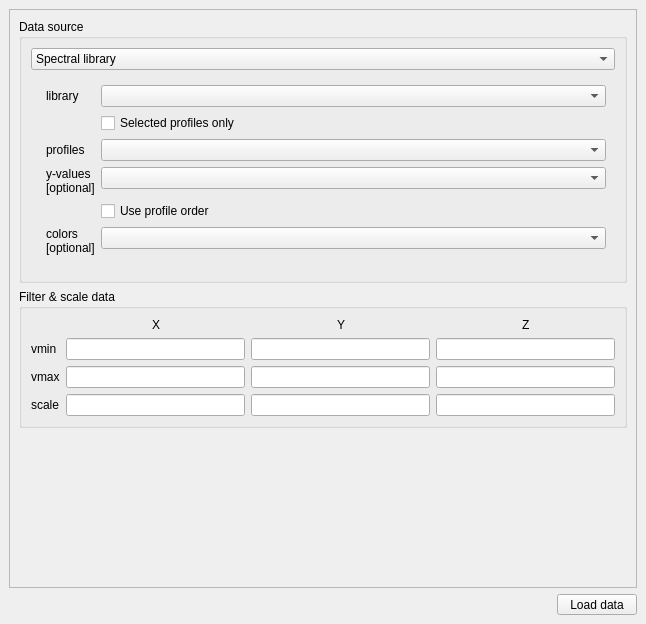
<?xml version="1.0" encoding="UTF-8"?>
<ui version="4.0">
 <class>gsDockWidget</class>
 <widget class="QgsDockWidget" name="gsDockWidget">
  <property name="geometry">
   <rect>
    <x>0</x>
    <y>0</y>
    <width>646</width>
    <height>624</height>
   </rect>
  </property>
  <property name="features">
   <set>QDockWidget::DockWidgetFeature::DockWidgetFloatable|QDockWidget::DockWidgetFeature::DockWidgetMovable</set>
  </property>
  <property name="windowTitle">
   <string>Data</string>
  </property>
  <widget class="QWidget" name="dockWidgetContents">
   <layout class="QVBoxLayout" name="verticalLayout">
    <item>
     <widget class="QScrollArea" name="scrollArea">
      <property name="widgetResizable">
       <bool>true</bool>
      </property>
      <widget class="QWidget" name="scrollAreaWidgetContents">
       <property name="geometry">
        <rect>
         <x>0</x>
         <y>0</y>
         <width>624</width>
         <height>550</height>
        </rect>
       </property>
       <layout class="QVBoxLayout" name="verticalLayout_3">
        <item>
         <widget class="QGroupBox" name="groupBox_3">
          <property name="title">
           <string>Data source</string>
          </property>
          <layout class="QVBoxLayout" name="verticalLayout_10">
           <item>
            <widget class="QComboBox" name="mDataFormat">
             <property name="sizePolicy">
              <sizepolicy hsizetype="Expanding" vsizetype="Fixed">
               <horstretch>0</horstretch>
               <verstretch>0</verstretch>
              </sizepolicy>
             </property>
             <property name="currentIndex">
              <number>1</number>
             </property>
             <item>
              <property name="text">
               <string>Long-format table</string>
              </property>
             </item>
             <item>
              <property name="text">
               <string>Spectral library</string>
              </property>
             </item>
             <item>
              <property name="text">
               <string>Image collection</string>
              </property>
             </item>
            </widget>
           </item>
           <item>
            <layout class="QFormLayout" name="formLayout_5">
             <property name="leftMargin">
              <number>0</number>
             </property>
             <property name="topMargin">
              <number>0</number>
             </property>
             <item row="1" column="1">
              <widget class="QStackedWidget" name="stackedWidget">
               <property name="currentIndex">
                <number>1</number>
               </property>
               <widget class="QWidget" name="page">
                <layout class="QVBoxLayout" name="verticalLayout_4">
                 <item>
                  <layout class="QFormLayout" name="formLayout_6">
                   <property name="leftMargin">
                    <number>0</number>
                   </property>
                   <property name="topMargin">
                    <number>0</number>
                   </property>
                   <item row="1" column="0">
                    <widget class="QLabel" name="label_39">
                     <property name="sizePolicy">
                      <sizepolicy hsizetype="Fixed" vsizetype="Preferred">
                       <horstretch>0</horstretch>
                       <verstretch>0</verstretch>
                      </sizepolicy>
                     </property>
                     <property name="text">
                      <string>x-values</string>
                     </property>
                    </widget>
                   </item>
                   <item row="1" column="1">
                    <widget class="QgsFieldComboBox" name="mFieldLfX">
                     <property name="toolTip">
                      <string>Values used as x-coordinates.</string>
                     </property>
                    </widget>
                   </item>
                   <item row="2" column="0">
                    <widget class="QLabel" name="label_37">
                     <property name="sizePolicy">
                      <sizepolicy hsizetype="Fixed" vsizetype="Preferred">
                       <horstretch>0</horstretch>
                       <verstretch>0</verstretch>
                      </sizepolicy>
                     </property>
                     <property name="text">
                      <string>y-values</string>
                     </property>
                    </widget>
                   </item>
                   <item row="2" column="1">
                    <widget class="QgsFieldComboBox" name="mFieldLfY">
                     <property name="toolTip">
                      <string>Values used as y-coordinates.</string>
                     </property>
                    </widget>
                   </item>
                   <item row="3" column="0">
                    <widget class="QLabel" name="label_40">
                     <property name="sizePolicy">
                      <sizepolicy hsizetype="Fixed" vsizetype="Preferred">
                       <horstretch>0</horstretch>
                       <verstretch>0</verstretch>
                      </sizepolicy>
                     </property>
                     <property name="text">
                      <string>z-values</string>
                     </property>
                    </widget>
                   </item>
                   <item row="3" column="1">
                    <widget class="QgsFieldComboBox" name="mFieldLfZ">
                     <property name="toolTip">
                      <string>Values used as z-coordinates.</string>
                     </property>
                    </widget>
                   </item>
                   <item row="0" column="1">
                    <widget class="QgsMapLayerComboBox" name="mTable">
                     <property name="allowEmptyLayer">
                      <bool>true</bool>
                     </property>
                    </widget>
                   </item>
                   <item row="0" column="0">
                    <widget class="QLabel" name="label_45">
                     <property name="sizePolicy">
                      <sizepolicy hsizetype="Fixed" vsizetype="Preferred">
                       <horstretch>0</horstretch>
                       <verstretch>0</verstretch>
                      </sizepolicy>
                     </property>
                     <property name="text">
                      <string>table</string>
                     </property>
                    </widget>
                   </item>
                  </layout>
                 </item>
                </layout>
               </widget>
               <widget class="QWidget" name="page_2">
                <layout class="QVBoxLayout" name="verticalLayout_6">
                 <item>
                  <layout class="QFormLayout" name="formLayout">
                   <item row="4" column="0">
                    <widget class="QLabel" name="label_41">
                     <property name="sizePolicy">
                      <sizepolicy hsizetype="Fixed" vsizetype="Preferred">
                       <horstretch>0</horstretch>
                       <verstretch>0</verstretch>
                      </sizepolicy>
                     </property>
                     <property name="text">
                      <string>profiles</string>
                     </property>
                    </widget>
                   </item>
                   <item row="4" column="1">
                    <widget class="QgsFieldComboBox" name="mFieldLibraryProfiles">
                     <property name="toolTip">
                      <string>Wavelength is used as x-coordinates.
 Reflectance is used as z-coordinates.</string>
                     </property>
                    </widget>
                   </item>
                   <item row="5" column="0">
                    <widget class="QLabel" name="label_43">
                     <property name="sizePolicy">
                      <sizepolicy hsizetype="Fixed" vsizetype="Preferred">
                       <horstretch>0</horstretch>
                       <verstretch>0</verstretch>
                      </sizepolicy>
                     </property>
                     <property name="text">
                      <string>y-values
[optional]</string>
                     </property>
                    </widget>
                   </item>
                   <item row="7" column="0">
                    <widget class="QLabel" name="label_42">
                     <property name="sizePolicy">
                      <sizepolicy hsizetype="Fixed" vsizetype="Preferred">
                       <horstretch>0</horstretch>
                       <verstretch>0</verstretch>
                      </sizepolicy>
                     </property>
                     <property name="text">
                      <string>colors
[optional]</string>
                     </property>
                    </widget>
                   </item>
                   <item row="5" column="1">
                    <widget class="QgsFieldComboBox" name="mFieldLibraryY">
                     <property name="toolTip">
                      <string>Values used as y-coordinates.</string>
                     </property>
                     <property name="allowEmptyFieldName">
                      <bool>true</bool>
                     </property>
                    </widget>
                   </item>
                   <item row="7" column="1">
                    <widget class="QgsFieldComboBox" name="mFieldLibraryC">
                     <property name="toolTip">
                      <string>Values used for coloring.</string>
                     </property>
                     <property name="allowEmptyFieldName">
                      <bool>true</bool>
                     </property>
                    </widget>
                   </item>
                   <item row="2" column="1">
                    <widget class="QgsMapLayerComboBox" name="mLibrary">
                     <property name="allowEmptyLayer">
                      <bool>true</bool>
                     </property>
                    </widget>
                   </item>
                   <item row="2" column="0">
                    <widget class="QLabel" name="label_44">
                     <property name="sizePolicy">
                      <sizepolicy hsizetype="Fixed" vsizetype="Preferred">
                       <horstretch>0</horstretch>
                       <verstretch>0</verstretch>
                      </sizepolicy>
                     </property>
                     <property name="text">
                      <string>library</string>
                     </property>
                    </widget>
                   </item>
                   <item row="3" column="1">
                    <widget class="QCheckBox" name="mLibrarySelectedOnly">
                     <property name="text">
                      <string>Selected profiles only</string>
                     </property>
                    </widget>
                   </item>
                   <item row="6" column="1">
                    <widget class="QCheckBox" name="mFieldLibraryYSorted">
                     <property name="toolTip">
                      <string>Sort profiles by their Y values, but plot them at consecutive positions (1, 2, 3, ...) instead of using the actual Y values.</string>
                     </property>
                     <property name="text">
                      <string>Use profile order</string>
                     </property>
                    </widget>
                   </item>
                  </layout>
                 </item>
                </layout>
               </widget>
               <widget class="QWidget" name="page_3">
                <layout class="QFormLayout" name="formLayout_4">
                 <item row="0" column="0">
                  <widget class="QLabel" name="label_49">
                   <property name="sizePolicy">
                    <sizepolicy hsizetype="Fixed" vsizetype="Preferred">
                     <horstretch>0</horstretch>
                     <verstretch>0</verstretch>
                    </sizepolicy>
                   </property>
                   <property name="text">
                    <string>Image collection</string>
                   </property>
                  </widget>
                 </item>
                 <item row="0" column="1">
                  <widget class="QgsMapLayerComboBox" name="mCollection">
                   <property name="allowEmptyLayer">
                    <bool>true</bool>
                   </property>
                  </widget>
                 </item>
                 <item row="1" column="0">
                  <widget class="QLabel" name="label_51">
                   <property name="sizePolicy">
                    <sizepolicy hsizetype="Fixed" vsizetype="Preferred">
                     <horstretch>0</horstretch>
                     <verstretch>0</verstretch>
                    </sizepolicy>
                   </property>
                   <property name="text">
                    <string>y-values
[optional]</string>
                   </property>
                  </widget>
                 </item>
                 <item row="1" column="1">
                  <widget class="QgsFieldComboBox" name="mFieldCollectionY">
                   <property name="toolTip">
                    <string>Wavelength is used as x-coordinates.
 Reflectance is used as z-coordinates.</string>
                   </property>
                   <property name="allowEmptyFieldName">
                    <bool>true</bool>
                   </property>
                  </widget>
                 </item>
                 <item row="2" column="0">
                  <widget class="QLabel" name="label_50">
                   <property name="sizePolicy">
                    <sizepolicy hsizetype="Fixed" vsizetype="Preferred">
                     <horstretch>0</horstretch>
                     <verstretch>0</verstretch>
                    </sizepolicy>
                   </property>
                   <property name="text">
                    <string>colors
[optional]</string>
                   </property>
                  </widget>
                 </item>
                 <item row="2" column="1">
                  <widget class="QgsFieldComboBox" name="mFieldCollectionC">
                   <property name="toolTip">
                    <string>Values used for coloring.</string>
                   </property>
                   <property name="allowEmptyFieldName">
                    <bool>true</bool>
                   </property>
                  </widget>
                 </item>
                </layout>
               </widget>
              </widget>
             </item>
             <item row="2" column="1">
              <spacer name="verticalSpacer_2">
               <property name="orientation">
                <enum>Qt::Orientation::Vertical</enum>
               </property>
               <property name="sizeHint" stdset="0">
                <size>
                 <width>1</width>
                 <height>1</height>
                </size>
               </property>
              </spacer>
             </item>
            </layout>
           </item>
          </layout>
         </widget>
        </item>
        <item>
         <widget class="QGroupBox" name="groupBox_4">
          <property name="minimumSize">
           <size>
            <width>0</width>
            <height>0</height>
           </size>
          </property>
          <property name="title">
           <string>Filter &amp;&amp; scale data</string>
          </property>
          <layout class="QGridLayout" name="gridLayout_3">
           <item row="1" column="0">
            <widget class="QLabel" name="label_63">
             <property name="sizePolicy">
              <sizepolicy hsizetype="Fixed" vsizetype="Preferred">
               <horstretch>0</horstretch>
               <verstretch>0</verstretch>
              </sizepolicy>
             </property>
             <property name="text">
              <string>vmin</string>
             </property>
            </widget>
           </item>
           <item row="1" column="3">
            <widget class="QgsFilterLineEdit" name="mZMin">
             <property name="qgisRelation" stdset="0">
              <string notr="true"/>
             </property>
            </widget>
           </item>
           <item row="1" column="1">
            <widget class="QgsFilterLineEdit" name="mXMin">
             <property name="qgisRelation" stdset="0">
              <string notr="true"/>
             </property>
            </widget>
           </item>
           <item row="3" column="3">
            <widget class="QgsFilterLineEdit" name="mZScale">
             <property name="text">
              <string/>
             </property>
             <property name="value">
              <string/>
             </property>
             <property name="qgisRelation" stdset="0">
              <string notr="true"/>
             </property>
            </widget>
           </item>
           <item row="0" column="2">
            <layout class="QHBoxLayout" name="horizontalLayout_17">
             <item>
              <spacer name="horizontalSpacer_23">
               <property name="orientation">
                <enum>Qt::Orientation::Horizontal</enum>
               </property>
               <property name="sizeHint" stdset="0">
                <size>
                 <width>5</width>
                 <height>5</height>
                </size>
               </property>
              </spacer>
             </item>
             <item>
              <widget class="QLabel" name="label_12">
               <property name="sizePolicy">
                <sizepolicy hsizetype="Fixed" vsizetype="Preferred">
                 <horstretch>0</horstretch>
                 <verstretch>0</verstretch>
                </sizepolicy>
               </property>
               <property name="layoutDirection">
                <enum>Qt::LayoutDirection::LeftToRight</enum>
               </property>
               <property name="text">
                <string>Y</string>
               </property>
              </widget>
             </item>
             <item>
              <spacer name="horizontalSpacer_24">
               <property name="orientation">
                <enum>Qt::Orientation::Horizontal</enum>
               </property>
               <property name="sizeHint" stdset="0">
                <size>
                 <width>5</width>
                 <height>5</height>
                </size>
               </property>
              </spacer>
             </item>
            </layout>
           </item>
           <item row="3" column="1">
            <widget class="QgsFilterLineEdit" name="mXScale">
             <property name="text">
              <string/>
             </property>
             <property name="defaultValue">
              <string/>
             </property>
             <property name="value">
              <string/>
             </property>
             <property name="qgisRelation" stdset="0">
              <string notr="true"/>
             </property>
            </widget>
           </item>
           <item row="3" column="2">
            <widget class="QgsFilterLineEdit" name="mYScale">
             <property name="text">
              <string/>
             </property>
             <property name="value">
              <string/>
             </property>
             <property name="qgisRelation" stdset="0">
              <string notr="true"/>
             </property>
            </widget>
           </item>
           <item row="1" column="2">
            <widget class="QgsFilterLineEdit" name="mYMin">
             <property name="qgisRelation" stdset="0">
              <string notr="true"/>
             </property>
            </widget>
           </item>
           <item row="0" column="3">
            <layout class="QHBoxLayout" name="horizontalLayout_18">
             <item>
              <spacer name="horizontalSpacer_25">
               <property name="orientation">
                <enum>Qt::Orientation::Horizontal</enum>
               </property>
               <property name="sizeHint" stdset="0">
                <size>
                 <width>5</width>
                 <height>5</height>
                </size>
               </property>
              </spacer>
             </item>
             <item>
              <widget class="QLabel" name="label_13">
               <property name="sizePolicy">
                <sizepolicy hsizetype="Fixed" vsizetype="Preferred">
                 <horstretch>0</horstretch>
                 <verstretch>0</verstretch>
                </sizepolicy>
               </property>
               <property name="layoutDirection">
                <enum>Qt::LayoutDirection::LeftToRight</enum>
               </property>
               <property name="text">
                <string>Z</string>
               </property>
              </widget>
             </item>
             <item>
              <spacer name="horizontalSpacer_26">
               <property name="orientation">
                <enum>Qt::Orientation::Horizontal</enum>
               </property>
               <property name="sizeHint" stdset="0">
                <size>
                 <width>5</width>
                 <height>5</height>
                </size>
               </property>
              </spacer>
             </item>
            </layout>
           </item>
           <item row="2" column="0">
            <widget class="QLabel" name="label_64">
             <property name="sizePolicy">
              <sizepolicy hsizetype="Fixed" vsizetype="Preferred">
               <horstretch>0</horstretch>
               <verstretch>0</verstretch>
              </sizepolicy>
             </property>
             <property name="text">
              <string>vmax</string>
             </property>
            </widget>
           </item>
           <item row="2" column="2">
            <widget class="QgsFilterLineEdit" name="mYMax">
             <property name="qgisRelation" stdset="0">
              <string notr="true"/>
             </property>
            </widget>
           </item>
           <item row="0" column="1">
            <layout class="QHBoxLayout" name="horizontalLayout_16">
             <item>
              <spacer name="horizontalSpacer_21">
               <property name="orientation">
                <enum>Qt::Orientation::Horizontal</enum>
               </property>
               <property name="sizeHint" stdset="0">
                <size>
                 <width>5</width>
                 <height>5</height>
                </size>
               </property>
              </spacer>
             </item>
             <item>
              <widget class="QLabel" name="label_7">
               <property name="sizePolicy">
                <sizepolicy hsizetype="Fixed" vsizetype="Preferred">
                 <horstretch>0</horstretch>
                 <verstretch>0</verstretch>
                </sizepolicy>
               </property>
               <property name="layoutDirection">
                <enum>Qt::LayoutDirection::LeftToRight</enum>
               </property>
               <property name="text">
                <string>X</string>
               </property>
              </widget>
             </item>
             <item>
              <spacer name="horizontalSpacer_22">
               <property name="orientation">
                <enum>Qt::Orientation::Horizontal</enum>
               </property>
               <property name="sizeHint" stdset="0">
                <size>
                 <width>5</width>
                 <height>5</height>
                </size>
               </property>
              </spacer>
             </item>
            </layout>
           </item>
           <item row="3" column="0">
            <widget class="QLabel" name="label_65">
             <property name="sizePolicy">
              <sizepolicy hsizetype="Fixed" vsizetype="Preferred">
               <horstretch>0</horstretch>
               <verstretch>0</verstretch>
              </sizepolicy>
             </property>
             <property name="text">
              <string>scale</string>
             </property>
            </widget>
           </item>
           <item row="2" column="1">
            <widget class="QgsFilterLineEdit" name="mXMax">
             <property name="qgisRelation" stdset="0">
              <string notr="true"/>
             </property>
            </widget>
           </item>
           <item row="2" column="3">
            <widget class="QgsFilterLineEdit" name="mZMax">
             <property name="qgisRelation" stdset="0">
              <string notr="true"/>
             </property>
            </widget>
           </item>
          </layout>
         </widget>
        </item>
        <item>
         <spacer name="verticalSpacer_3">
          <property name="orientation">
           <enum>Qt::Orientation::Vertical</enum>
          </property>
          <property name="sizeHint" stdset="0">
           <size>
            <width>20</width>
            <height>40</height>
           </size>
          </property>
         </spacer>
        </item>
       </layout>
      </widget>
     </widget>
    </item>
    <item>
     <layout class="QHBoxLayout" name="horizontalLayout_5">
      <item>
       <spacer name="horizontalSpacer_4">
        <property name="orientation">
         <enum>Qt::Orientation::Horizontal</enum>
        </property>
        <property name="sizeHint" stdset="0">
         <size>
          <width>40</width>
          <height>20</height>
         </size>
        </property>
       </spacer>
      </item>
      <item>
       <widget class="QToolButton" name="mLoadData">
        <property name="sizePolicy">
         <sizepolicy hsizetype="Fixed" vsizetype="Fixed">
          <horstretch>0</horstretch>
          <verstretch>0</verstretch>
         </sizepolicy>
        </property>
        <property name="minimumSize">
         <size>
          <width>80</width>
          <height>0</height>
         </size>
        </property>
        <property name="toolTip">
         <string>Apply style.</string>
        </property>
        <property name="text">
         <string>Load data</string>
        </property>
       </widget>
      </item>
     </layout>
    </item>
   </layout>
  </widget>
 </widget>
 <customwidgets>
  <customwidget>
   <class>QgsDockWidget</class>
   <extends>QDockWidget</extends>
   <header>qgsdockwidget.h</header>
   <container>1</container>
  </customwidget>
  <customwidget>
   <class>QgsFieldComboBox</class>
   <extends>QComboBox</extends>
   <header>qgsfieldcombobox.h</header>
  </customwidget>
  <customwidget>
   <class>QgsFilterLineEdit</class>
   <extends>QLineEdit</extends>
   <header>qgsfilterlineedit.h</header>
  </customwidget>
  <customwidget>
   <class>QgsMapLayerComboBox</class>
   <extends>QComboBox</extends>
   <header>qgsmaplayercombobox.h</header>
  </customwidget>
 </customwidgets>
 <resources/>
 <connections>
  <connection>
   <sender>mDataFormat</sender>
   <signal>currentIndexChanged(int)</signal>
   <receiver>stackedWidget</receiver>
   <slot>setCurrentIndex(int)</slot>
   <hints>
    <hint type="sourcelabel">
     <x>87</x>
     <y>77</y>
    </hint>
    <hint type="destinationlabel">
     <x>499</x>
     <y>119</y>
    </hint>
   </hints>
  </connection>
  <connection>
   <sender>mLibrary</sender>
   <signal>layerChanged(QgsMapLayer*)</signal>
   <receiver>mFieldLibraryProfiles</receiver>
   <slot>setLayer(QgsMapLayer*)</slot>
   <hints>
    <hint type="sourcelabel">
     <x>171</x>
     <y>143</y>
    </hint>
    <hint type="destinationlabel">
     <x>165</x>
     <y>206</y>
    </hint>
   </hints>
  </connection>
  <connection>
   <sender>mLibrary</sender>
   <signal>layerChanged(QgsMapLayer*)</signal>
   <receiver>mFieldLibraryY</receiver>
   <slot>setLayer(QgsMapLayer*)</slot>
   <hints>
    <hint type="sourcelabel">
     <x>295</x>
     <y>146</y>
    </hint>
    <hint type="destinationlabel">
     <x>270</x>
     <y>245</y>
    </hint>
   </hints>
  </connection>
  <connection>
   <sender>mLibrary</sender>
   <signal>layerChanged(QgsMapLayer*)</signal>
   <receiver>mFieldLibraryC</receiver>
   <slot>setLayer(QgsMapLayer*)</slot>
   <hints>
    <hint type="sourcelabel">
     <x>205</x>
     <y>143</y>
    </hint>
    <hint type="destinationlabel">
     <x>190</x>
     <y>309</y>
    </hint>
   </hints>
  </connection>
  <connection>
   <sender>mCollection</sender>
   <signal>layerChanged(QgsMapLayer*)</signal>
   <receiver>mFieldCollectionY</receiver>
   <slot>setLayer(QgsMapLayer*)</slot>
   <hints>
    <hint type="sourcelabel">
     <x>178</x>
     <y>131</y>
    </hint>
    <hint type="destinationlabel">
     <x>179</x>
     <y>169</y>
    </hint>
   </hints>
  </connection>
  <connection>
   <sender>mCollection</sender>
   <signal>layerChanged(QgsMapLayer*)</signal>
   <receiver>mFieldCollectionC</receiver>
   <slot>setLayer(QgsMapLayer*)</slot>
   <hints>
    <hint type="sourcelabel">
     <x>247</x>
     <y>128</y>
    </hint>
    <hint type="destinationlabel">
     <x>242</x>
     <y>203</y>
    </hint>
   </hints>
  </connection>
  <connection>
   <sender>mTable</sender>
   <signal>layerChanged(QgsMapLayer*)</signal>
   <receiver>mFieldLfX</receiver>
   <slot>setLayer(QgsMapLayer*)</slot>
   <hints>
    <hint type="sourcelabel">
     <x>220</x>
     <y>130</y>
    </hint>
    <hint type="destinationlabel">
     <x>219</x>
     <y>164</y>
    </hint>
   </hints>
  </connection>
  <connection>
   <sender>mTable</sender>
   <signal>layerChanged(QgsMapLayer*)</signal>
   <receiver>mFieldLfY</receiver>
   <slot>setLayer(QgsMapLayer*)</slot>
   <hints>
    <hint type="sourcelabel">
     <x>260</x>
     <y>136</y>
    </hint>
    <hint type="destinationlabel">
     <x>259</x>
     <y>200</y>
    </hint>
   </hints>
  </connection>
  <connection>
   <sender>mTable</sender>
   <signal>layerChanged(QgsMapLayer*)</signal>
   <receiver>mFieldLfZ</receiver>
   <slot>setLayer(QgsMapLayer*)</slot>
   <hints>
    <hint type="sourcelabel">
     <x>296</x>
     <y>135</y>
    </hint>
    <hint type="destinationlabel">
     <x>287</x>
     <y>225</y>
    </hint>
   </hints>
  </connection>
 </connections>
</ui>
